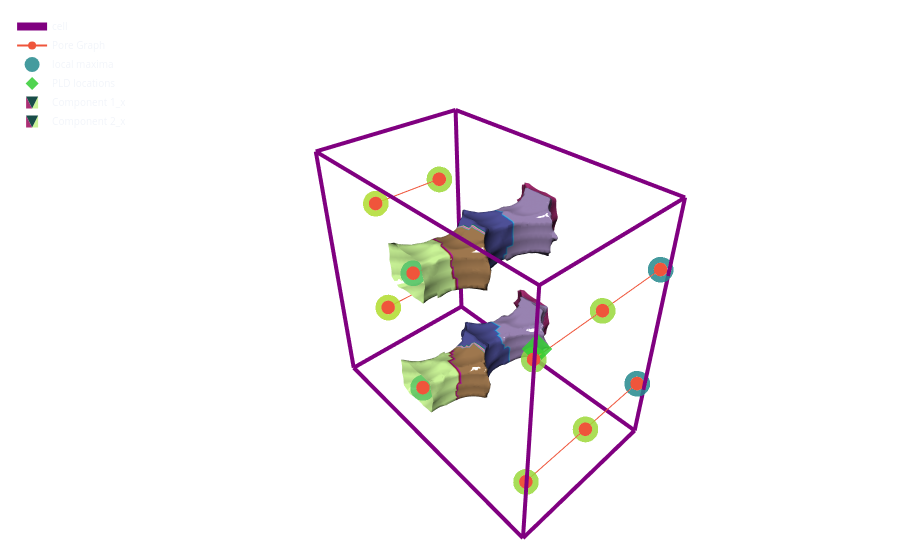

Here is the notebook cell this chart was saved with:
### Markdown cell above
### Visualize percolation at different probe sizes 🌊🔍

We can make more sense of these lists by visualizing the touching percolated regions at a given probe size. `MOFography` includes functions to visualize these connected components easily. 📊✨

As usual, let's include the unit cell, pore graph and local maxima in our visualization for added clarity. 🏗️🔬 Note that we chose the probe size as the last value in the percolation_history, and chose the isosurface to be farther than the mask_thickness we used in the previous cell (otherwise all regions would be colored as background). 🎨

### Code cell
rag_trace = mgr.plot_rag(rag, name='Pore Graph')
percolated_cluster_meshes = mgr.plot_percolated_cluster_meshes(percolation_history, distance_grid, regions, mat_atoms, isovalue=np.min([pld/2 - 0.25, 1.75]), stylize=True, probe_radius=percolation_history[-1][0])
cell_trace = mgr.plot_cell(mat_atoms)
maxima_trace = mgr.plot_maxima(distance_grid, maxima, mat_atoms, show_spheres=False, sphere_opacity=0.85)
pld_traces = mgr.plot_pld_locations(distance_grid, pld_locations, mat_atoms, show_spheres=False, sphere_opacity=0.85, marker_size=10, marker_color='limegreen')
fig = go.Figure(data=[cell_trace, rag_trace, maxima_trace, pld_traces] + percolated_cluster_meshes, layout=mgr.epic_layout)
fig.show()

### Figure 1 — Plotly figure (JSON) as saved in the notebook; plotly's stock layout.template omitted (floating-point values rounded to 4 significant figures; data arrays with more than 128 entries replaced by an {"elided": "..."} marker saying what was removed)
{"data": [{"line": {"color": "purple", "width": 8}, "mode": "lines", "name": "cell", "type": "scatter3d", "x": [0, 12.79, null, 0, 1.675, null, 0, 0.0007472, null, 12.79, 14.47, null, 1.675, 14.47, null, 1.675, 1.676, null, 0.0007472, 1.676, null, 0.0007472, 12.79, null, 12.79, 12.79, null, 14.47, 14.47, null, 12.79, 14.47, null, 1.676, 14.47, null], "y": [0, 0, null, 0, 21.24, null, 0, -0.001013, null, 0, 21.24, null, 21.24, 21.24, null, 21.24, 21.24, null, -0.001013, 21.24, null, -0.001013, -0.001013, null, 0, -0.001013, null, 21.24, 21.24, null, -0.001013, 21.24, null, 21.24, 21.24, null], "z": [0, 0, null, 0, 0, null, 0, 19.46, null, 0, 0, null, 0, 0, null, 0, 19.46, null, 19.46, 19.46, null, 19.46, 19.46, null, 0, 19.46, null, 0, 19.46, null, 19.46, 19.46, null, 19.46, 19.46, null]}, {"hovertext": ["Node: 1", "Node: 11", null, "Node: 2", "Node: 12", null, "Node: 3", "Node: 7", null, "Node: 4", "Node: 8", null, "Node: 5", "Node: 13", null, "Node: 6", "Node: 14", null, "Node: 7", "Node: 9", null, "Node: 8", "Node: 10", null, "Node: 9", "Node: 15", null, "Node: 10", "Node: 16", null, "Node: 11", "Node: 19", null, "Node: 12", "Node: 20", null, "Node: 15", "Node: 17", null, "Node: 16", "Node: 18", null], "mode": "lines+markers", "name": "Pore Graph", "type": "scatter3d", "x": [1.882, 8.031, null, 1.883, 8.032, null, 1.31, 3.336, null, 1.311, 3.337, null, 2.499, 8.894, null, 2.499, 8.894, null, 3.336, 6.948, null, 3.337, 6.948, null, 6.948, 9.731, null, 6.948, 9.732, null, 8.031, 13.93, null, 8.032, 13.93, null, 9.731, 13.1, null, 9.732, 13.1, null], "y": [20.75, 20.75, null, 20.75, 20.75, null, 10.37, 11.12, null, 10.37, 11.11, null, 0.4938, 0.4938, null, 0.4933, 0.4933, null, 11.12, 10.13, null, 11.11, 10.13, null, 10.13, 11.12, null, 10.13, 11.11, null, 20.75, 20.75, null, 20.75, 20.75, null, 11.12, 10.13, null, 11.11, 10.13, null], "z": [4.74, 4.74, null, 14.47, 14.47, null, 4.74, 4.74, null, 14.47, 14.47, null, 4.74, 4.74, null, 14.47, 14.47, null, 4.74, 4.74, null, 14.47, 14.47, null, 4.74, 4.74, null, 14.47, 14.47, null, 4.74, 4.74, null, 14.47, 14.47, null, 4.74, 4.74, null, 14.47, 14.47, null]}, {"hovertext": ["1 3.12 A", "2 3.12 A", "3 3.07 A", "4 3.07 A", "5 3.16 A", "6 3.16 A", "7 3.17 A", "8 3.17 A", "9 3.16 A", "10 3.16 A", "11 3.16 A", "12 3.16 A", "13 3.16 A", "14 3.16 A", "15 3.15 A", "16 3.15 A", "17 3.14 A", "18 3.14 A", "19 3.16 A", "20 3.15 A"], "marker": {"color": [3.117, 3.117, 3.068, 3.067, 3.156, 3.156, 3.172, 3.17, 3.16, 3.158, 3.156, 3.156, 3.159, 3.159, 3.154, 3.152, 3.144, 3.142, 3.156, 3.154], "colorscale": [[0, "#440154"], [0.1111, "#482878"], [0.2222, "#3e4989"], [0.3333, "#31688e"], [0.4444, "#26828e"], [0.5556, "#1f9e89"], [0.6667, "#35b779"], [0.7778, "#6ece58"], [0.8889, "#b5de2b"], [1, "#fde725"]], "opacity": 0.85, "size": 15}, "mode": "markers", "name": "local maxima", "type": "scatter3d", "x": [1.882, 1.883, 1.31, 1.311, 2.499, 2.499, 3.336, 3.337, 6.948, 6.948, 8.031, 8.032, 8.894, 8.894, 9.731, 9.732, 13.1, 13.1, 13.93, 13.93], "y": [20.75, 20.75, 10.37, 10.37, 0.4938, 0.4933, 11.12, 11.11, 10.13, 10.13, 20.75, 20.75, 0.4938, 0.4933, 11.12, 11.11, 10.13, 10.13, 20.75, 20.75], "z": [4.74, 14.47, 4.74, 14.47, 4.74, 14.47, 4.74, 14.47, 4.74, 14.47, 4.74, 14.47, 4.74, 14.47, 4.74, 14.47, 4.74, 14.47, 4.74, 14.47]}, {"hovertext": ["PLD 1: 2.82 A", "PLD 2: 2.82 A", "PLD 3: 2.82 A", "PLD 4: 2.82 A"], "marker": {"color": "limegreen", "opacity": 0.85, "size": 10, "symbol": "diamond"}, "mode": "markers", "name": "PLD locations", "type": "scatter3d", "x": [5.757, 8.197, 9.485, 13.42], "y": [10.62, 10.37, 11.12, 20.5], "z": [4.74, 4.74, 5.239, 14.72]}, {"colorscale": [[0, "rgba(172,47,117,1.0)"], [0.05263, "rgba(192,67,251,1.0)"], [0.1053, "rgba(195,103,9,1.0)"], [0.1579, "rgba(211,21,242,1.0)"], [0.2105, "rgba(36,87,70,1.0)"], [0.2632, "rgba(216,88,140,1.0)"], [0.3158, "rgba(58,193,230,1.0)"], [0.3684, "rgba(39,87,174,1.0)"], [0.4211, "rgba(88,81,165,1.0)"], [0.4737, "rgba(25,77,72,1.0)"], [0.5263, "rgba(9,148,115,1.0)"], [0.5789, "rgba(208,243,197,1.0)"], [0.6316, "rgba(254,79,175,1.0)"], [0.6842, "rgba(192,82,99,1.0)"], [0.7368, "rgba(216,177,243,1.0)"], [0.7895, "rgba(29,147,147,1.0)"], [0.8421, "rgba(142,167,32,1.0)"], [0.8947, "rgba(193,9,185,1.0)"], [0.9474, "rgba(127,32,31,1.0)"], [1, "rgba(202,244,151,1.0)"]], "flatshading": false, "hoverinfo": "all", "hovertext": {"elided": "3846 str values"}, "i": {"elided": "7568 int values"}, "intensity": {"elided": "3846 int values"}, "intensitymode": "vertex", "j": {"elided": "7568 int values"}, "k": {"elided": "7568 int values"}, "lighting": {"ambient": 0.18, "diffuse": 1, "facenormalsepsilon": 1e-15, "fresnel": 0.1, "roughness": 0.05, "specular": 1, "vertexnormalsepsilon": 1e-15}, "lightposition": {"x": 10, "y": 10, "z": 30}, "name": "Component 1_x", "opacity": 1, "showlegend": true, "showscale": false, "type": "mesh3d", "x": {"elided": "3846 float values"}, "y": {"elided": "3846 float values"}, "z": {"elided": "3846 float values"}}, {"colorscale": [[0, "rgba(172,47,117,1.0)"], [0.05263, "rgba(192,67,251,1.0)"], [0.1053, "rgba(195,103,9,1.0)"], [0.1579, "rgba(211,21,242,1.0)"], [0.2105, "rgba(36,87,70,1.0)"], [0.2632, "rgba(216,88,140,1.0)"], [0.3158, "rgba(58,193,230,1.0)"], [0.3684, "rgba(39,87,174,1.0)"], [0.4211, "rgba(88,81,165,1.0)"], [0.4737, "rgba(25,77,72,1.0)"], [0.5263, "rgba(9,148,115,1.0)"], [0.5789, "rgba(208,243,197,1.0)"], [0.6316, "rgba(254,79,175,1.0)"], [0.6842, "rgba(192,82,99,1.0)"], [0.7368, "rgba(216,177,243,1.0)"], [0.7895, "rgba(29,147,147,1.0)"], [0.8421, "rgba(142,167,32,1.0)"], [0.8947, "rgba(193,9,185,1.0)"], [0.9474, "rgba(127,32,31,1.0)"], [1, "rgba(202,244,151,1.0)"]], "flatshading": false, "hoverinfo": "all", "hovertext": {"elided": "3848 str values"}, "i": {"elided": "7572 int values"}, "intensity": {"elided": "3848 int values"}, "intensitymode": "vertex", "j": {"elided": "7572 int values"}, "k": {"elided": "7572 int values"}, "lighting": {"ambient": 0.18, "diffuse": 1, "facenormalsepsilon": 1e-15, "fresnel": 0.1, "roughness": 0.05, "specular": 1, "vertexnormalsepsilon": 1e-15}, "lightposition": {"x": 10, "y": 10, "z": 30}, "name": "Component 2_x", "opacity": 1, "showlegend": true, "showscale": false, "type": "mesh3d", "x": {"elided": "3848 float values"}, "y": {"elided": "3848 float values"}, "z": {"elided": "3848 float values"}}], "layout": {"legend": {"bgcolor": "rgba(0,0,0,0)", "font": {"size": 10}, "groupclick": "togglegroup", "x": -0.1, "y": 1.1}, "margin": {"b": 20, "l": 20, "r": 20, "t": 20}, "paper_bgcolor": "rgba(0,0,0,0)", "plot_bgcolor": "rgba(0,0,0,0)", "scene": {"xaxis": {"visible": false, "zeroline": false}, "yaxis": {"visible": false}, "zaxis": {"visible": false}}, "showlegend": true}}
